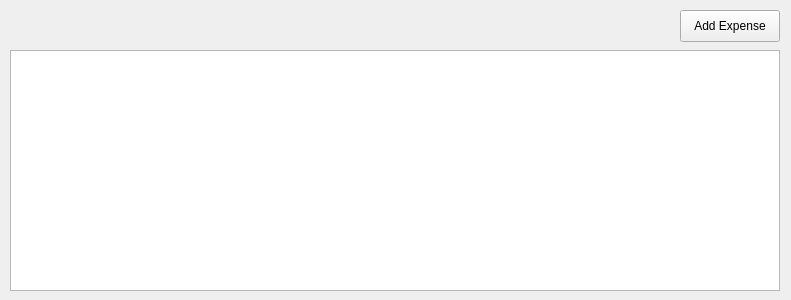
<?xml version="1.0" encoding="UTF-8"?>
<ui version="4.0">
 <class>ExpenseTable</class>
 <widget class="QWidget" name="ExpenseTable">
  <property name="geometry">
   <rect>
    <x>0</x>
    <y>0</y>
    <width>791</width>
    <height>300</height>
   </rect>
  </property>
  <property name="sizePolicy">
   <sizepolicy hsizetype="Expanding" vsizetype="Preferred">
    <horstretch>1</horstretch>
    <verstretch>0</verstretch>
   </sizepolicy>
  </property>
  <property name="windowTitle">
   <string>Form</string>
  </property>
  <widget class="QTableView" name="expenseTbl">
   <property name="geometry">
    <rect>
     <x>10</x>
     <y>50</y>
     <width>770</width>
     <height>241</height>
    </rect>
   </property>
   <property name="alternatingRowColors">
    <bool>true</bool>
   </property>
  </widget>
  <widget class="QPushButton" name="addExpenseBtn">
   <property name="geometry">
    <rect>
     <x>680</x>
     <y>10</y>
     <width>100</width>
     <height>32</height>
    </rect>
   </property>
   <property name="text">
    <string>Add Expense</string>
   </property>
  </widget>
 </widget>
 <resources/>
 <connections/>
</ui>
